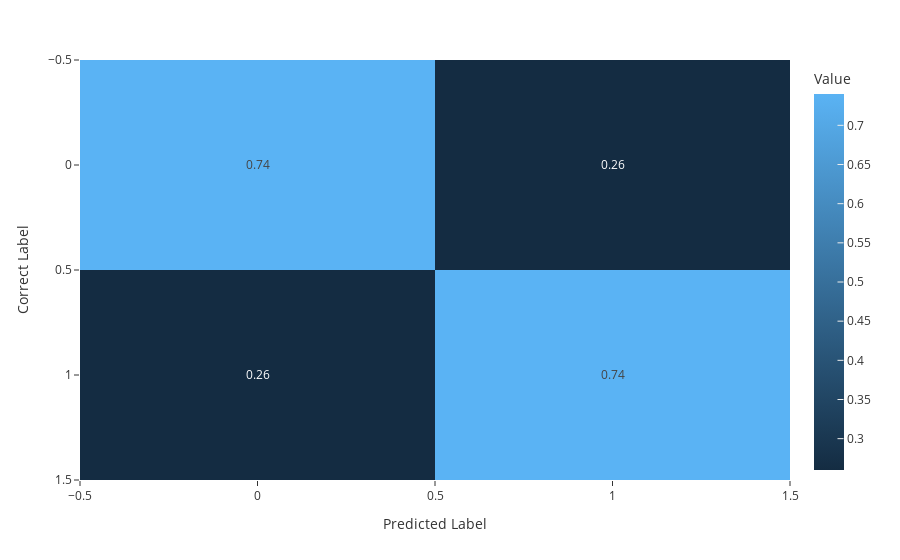

The cell this chart's notebook holds for it:
### Code cell
print('accuracy_score: ',accuracy_score(y_test,y_pred))
print('recall_score: ',recall_score(y_test,y_pred))
print('jaccard_score: ',jaccard_score(y_test,y_pred))
print('f1_score: ',f1_score(y_test,y_pred))
print('precision_score: ',precision_score(y_test,y_pred))

fig = px.imshow(np.around(confusion_matrix(y_test, y_pred, normalize='true'),2), 
                template='ggplot2',
                text_auto=True, 
                aspect="True", 
                labels=dict(x="Predicted Label", y="Correct Label", color='Value'))
fig.update_xaxes(side="bottom")
fig.show()

### Figure 1 — Plotly figure (JSON) as saved in the notebook; plotly's stock layout.template omitted (floating-point values rounded to 4 significant figures)
{"data": [{"coloraxis": "coloraxis", "hovertemplate": "Predicted Label: %{x}<br>Correct Label: %{y}<br>Value: %{z}<extra></extra>", "name": "0", "texttemplate": "%{z}", "type": "heatmap", "xaxis": "x", "yaxis": "y", "z": [[0.74, 0.26], [0.26, 0.74]]}], "layout": {"coloraxis": {"colorbar": {"title": {"text": "Value"}}, "colorscale": [[0, "rgb(20,44,66)"], [1, "rgb(90,179,244)"]]}, "margin": {"t": 60}, "xaxis": {"anchor": "y", "domain": [0, 1], "side": "bottom", "title": {"text": "Predicted Label"}}, "yaxis": {"anchor": "x", "autorange": "reversed", "domain": [0, 1], "title": {"text": "Correct Label"}}}}
